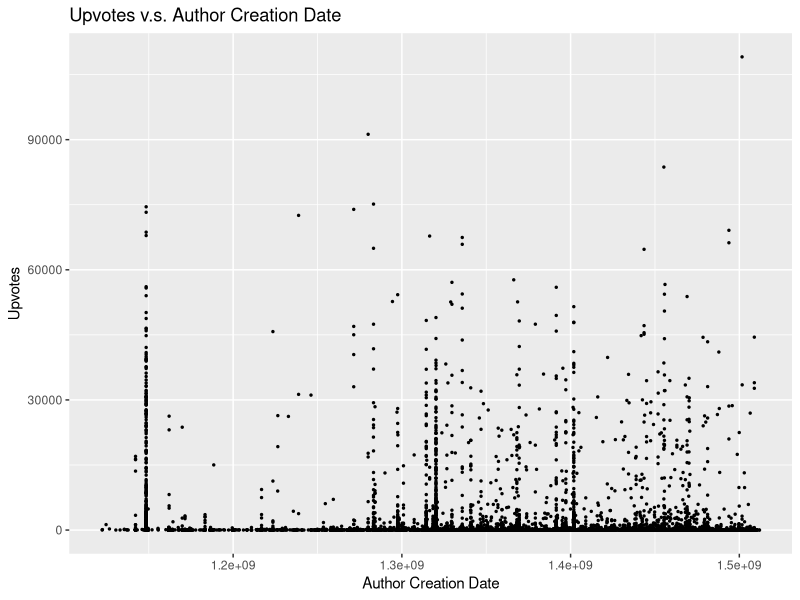
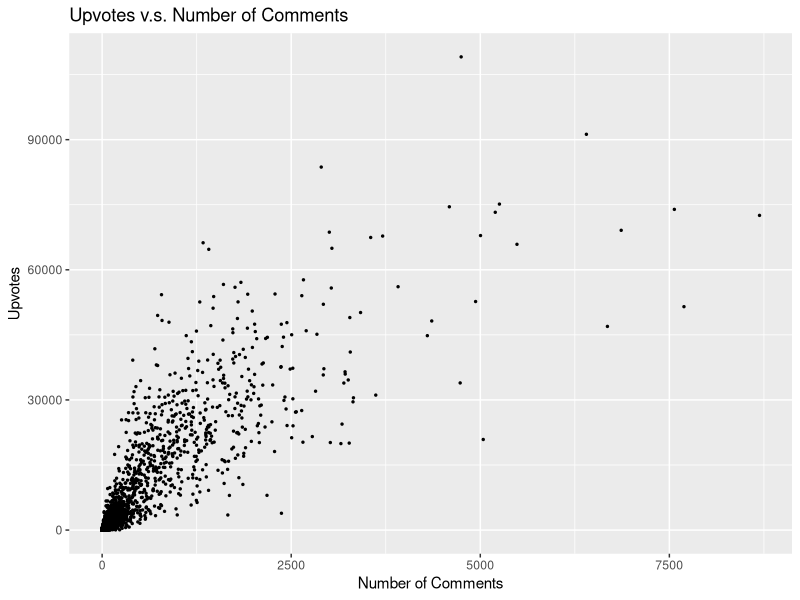
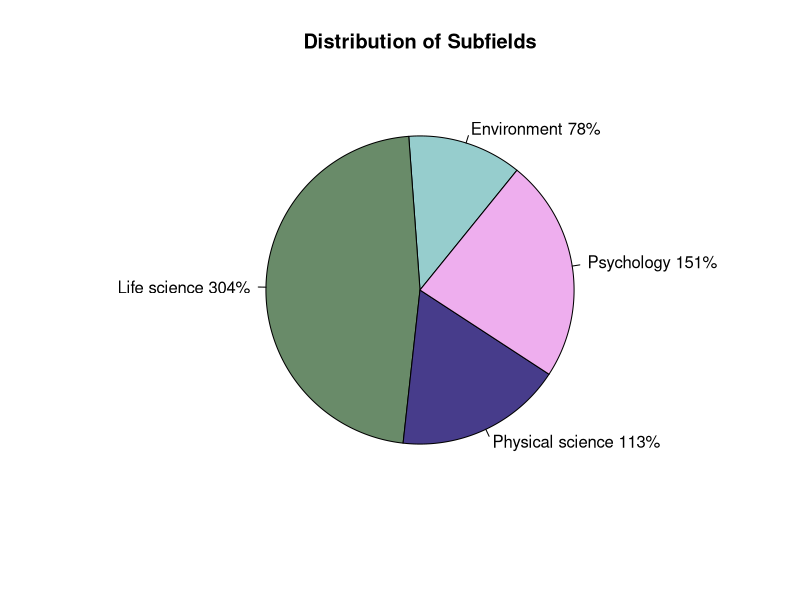

Source code (R) for these figures, in order: (Note: this script raises an error after producing the figures.)
## ---- chunk 1
knitr::opts_chunk$set(echo = TRUE, message=FALSE, warning=FALSE, cache=TRUE, 
                      fig.width=7, fig.height=3, fig.align = "center")
## ---- chunk 2
#Read the reddit data into a dataframe
library(readr)
require(ggplot2)
reddit_df_final1 <- read_csv("reddit_df_final1_sent.csv")
#reddit_df_final2 <- read_csv("reddit_df_final2_sent.csv")
reddit_df_final3 <- read_csv("reddit_df_final3_sent.csv")
#reddit_df_final4 <- read_csv("reddit_df_final4_sent.csv")
reddit_df_final5 <- read_csv("reddit_df_final5_sent.csv")
reddit_df_final6 <- read_csv("reddit_df_final6_sent.csv")
reddit_df_final7 <- read_csv("reddit_df_final7_sent.csv")
reddit_df_final8 <- read_csv("reddit_df_final8_sent.csv")
reddit_df_final9 <- read_csv("reddit_df_final9_sent.csv")

reddit_df <- rbind(reddit_df_final1,reddit_df_final3,reddit_df_final5,reddit_df_final6,reddit_df_final7,reddit_df_final8,reddit_df_final9)
#reddit_df_final2,,reddit_df_final4

#Store a copy of the dataframe for later use
reddit_df_read <- reddit_df
## ---- chunk 3
require(lubridate)
require(dplyr)

#Store all of the POSIX dates into a vector
dates <- as.POSIXct(reddit_df$created_utc,origin = "1970-01-01",tz = "UTC")

#Use lubridate to read y,m,d,h from that vector. Create new columns for these
reddit_df <- reddit_df %>%  
  mutate(post_year = year(dates),post_month = month(dates), post_day = day(dates), post_hour = hour(dates))
## ---- chunk 4
#Create a new column for categorical time of day
#Time ranges: PST 6pm-3am night      3am-10am morning    11am-6pm day
mk_cat_time <- function(h)
{
  ifelse(h>18, "night", ifelse(h>10, "day", ifelse(h>2, "morning", "night")))
}

#Create a new column for categorical time of month
#Time ranges: 1-10 early    11-20 mid    21-31 late
mk_cat_day <- function(d)
{
  ifelse(d>20, "late", ifelse(d>10, "mid", "early"))
}

#Create a new column for categorical time of year
#Time ranges: Dec-Feb: Winter   Mar-May: Spring    Jun-Aug: Summer    Sep-Nov: Fall
mk_cat_month <- function(m)
{
  ifelse(m>11, "Winter", ifelse(m>8, "Fall", ifelse(m>5, "Summer", ifelse(m>2, "Spring", "Winter"))))
}

reddit_df <- reddit_df %>%
  mutate(cat_post_hour = mk_cat_time(post_hour)) %>%
  mutate(cat_post_day = mk_cat_day(post_day)) %>%
  mutate(cat_post_month = mk_cat_month(post_month)) 
## ---- chunk 5
library(stringr)

#Filter by removing the Ask Me Anything (AMA) threads and the subreddit discussion
  #threads since these are not studies. 
reddit_df <- reddit_df %>%
  filter(!str_detect(subfield, " AMA")) %>%
  filter(subfield != "Mathematics") %>%
  group_by(subfield) %>%
  filter(n() > 50)

#Display the remaining subfields
count(reddit_df,subfield)
## ---- chunk 6
#Make a function that sorts fields into "Life Science," "Psychology," "Physical Science," "Environment"
mk_cat_subfield <- function(field)
{
  ifelse(field == "Biology" | field =="Health" | field =="Cancer" | field =="Medicine" | field =="Animal Science" | field =="Paleontology" | field =="Epidemiology", "Life Science", ifelse(field =="Psychology" | field =="Neuroscience" | field =="Social Science" | field =="Anthropology", "Psychology", ifelse(field =="Geology" | field =="Astronomy" | field =="Physics" | field =="Chemistry" | field =="Nanoscience" | field =="Engineering" | field =="Computer Science", "Physical Science", "Environment")))
}
#Apply the function and remove the old column
reddit_df <- reddit_df %>%
  mutate(cat_subfield = mk_cat_subfield(subfield)) %>%
  select(-subfield)

#Turn the new column into a factor for model use
reddit_df$cat_subfield <- factor(reddit_df$cat_subfield)
## ---- chunk 7
subfield_freq = table(reddit_df$cat_subfield)
type_freq_perc = paste(round((subfield_freq/(237+1100+360+497))*100,0), "%",sep="")
type_freq_lab = paste(c("Environment","Life science", "Physical science", "Psychology"), type_freq_perc, sep = " ")
png("subfield_chart.png", width=8, height=6, units="in", res=500)
pie(subfield_freq,labels=type_freq_lab, init.angle = 51, edges = 10000, col = c("paleturquoise3","darkseagreen4","slateblue4","plum2"), main="Distribution of Subfields")
dev.off()
## ---- chunk 8
#Turn all categorical variables into factors
reddit_df$author_flair_binary <- factor(reddit_df$author_flair_binary)
reddit_df$image <- factor(reddit_df$image)
reddit_df$journal_h_index <- factor(reddit_df$journal_h_index)
reddit_df$post_year <- factor(reddit_df$post_year)
reddit_df$cat_post_month <- factor(reddit_df$cat_post_month)
reddit_df$cat_post_hour <- factor(reddit_df$cat_post_hour)
reddit_df$cat_post_day <- factor(reddit_df$cat_post_day)
## ---- chunk 9
acd_plot <- ggplot(data=reddit_df, aes(x=author_created_date, y=upvotes))+
  geom_point(size=0.5) +
  xlab("Author Creation Date")+
  ylab("Upvotes")+
  ggtitle("Upvotes v.s. Author Creation Date")
#ggsave(acd_plot, filename='./acd_plot.png', width=8, height=5)

acd_plot
## ---- chunk 10
nc_plot <- ggplot(data=reddit_df, aes(x=num_comments, y=upvotes))+
  geom_point(size=0.5) +
  xlab("Number of Comments")+
  ylab("Upvotes")+
  ggtitle("Upvotes v.s. Number of Comments")
#ggsave(nc_plot, filename='./nc_plot.png', width=8, height=5)

nc_plot
## ---- chunk 11
#To prepare for model building, we remove unnecessary columns and ones correlated with response
reddit_df <- reddit_df %>%
  select(-X1,-author,-id,-created_utc,-domain,-url,-author_flair,-post_day,-post_hour,-post_month,-num_comments,-gilded,-link_karma,-comment_karma,-title,-X1_1,-author_created_date)
## ---- chunk 12
bef_rm <- nrow(reddit_df)

#Remove missing values
reddit_df <- reddit_df[complete.cases(reddit_df),]
aft_rm <- nrow(reddit_df)

paste("Proportion of rows removed: ",(bef_rm-aft_rm)/bef_rm)
## ---- chunk 13
require(ggplot2)
hist_upvotes <- qplot(log10(reddit_df$upvotes+1),
      geom="histogram",
      binwidth = 0.05,
      main = 'Histogram of Upvotes (Response Variable)',
      xlab = "log(Number of Upvotes)",
      ylab = "Counts",
      fill=I("blue"),
      col=I("red"), 
      alpha=I(.2),
      xlim=c(0,5)) +
  geom_vline(xintercept=3,show_guide=TRUE,linetype="dashed")

hist_upvotes
#ggsave(hist_upvotes, filename='./hist_upvotes.png', width=8, height=5)
## ---- chunk 14
mtl_plot <- ggplot(data=reddit_df, aes(x=mean_title_length, y=upvotes))+
  geom_point(size=0.5) +
  xlab("Average Word Length")+
  ylab("Upvotes")+
  ggtitle("Upvotes v.s. Average Word Length (in Title)")

mtl_plot
#ggsave(mtl_plot, filename='./mtl_plot.png', width=8, height=5)
## ---- chunk 15
tl_plot <- ggplot(data=reddit_df, aes(x=title_len, y=upvotes))+
  geom_point(size=0.5) +
  xlab("Total Title Length")+
  ylab("Upvotes")+
  ggtitle("Upvotes v.s. Total Title Length")
ggsave(tl_plot, filename='./tl_plot.png', width=8, height=5)

tl_plot
## ---- chunk 16
#Create a new column for categorical upvotes
#Ranges: 1000+ high      0+ low
mk_cat_upvotes <- function(upv)
{
  ifelse(upv>1000, "High", "Low")
}
#Apply the function and remove the old column
reddit_df <- reddit_df %>%
  mutate(cat_upvotes = mk_cat_upvotes(upvotes)) %>%
  select(-upvotes)

#Turn the column into a factor
reddit_df$cat_upvotes <- factor(reddit_df$cat_upvotes)
## ---- chunk 17
#Packages required for model building
require(caret)
require(rpart)

#Set the seed for reproducibility
set.seed(47)

#Split the data into test and training, with 80% going to training
inTrain <- createDataPartition(y = reddit_df$cat_upvotes, p=0.80, list=FALSE)
reddit.train <- reddit_df[inTrain,]
reddit.test <- reddit_df[-c(inTrain),]
## ---- chunk 18
#Print the number of observations in each category
sum(reddit.train['cat_upvotes'] == "High")
sum(reddit.train['cat_upvotes'] == "Low")
## ---- chunk 19
### Sample data such that there is a equal number of observations for each category.

#Count the number of high upvotes
num_high_upvote <- sum(reddit.train['cat_upvotes'] == "High")

reddit.train.high <- subset(reddit.train, reddit.train['cat_upvotes'] == "High")
reddit.train.low <- subset(reddit.train, reddit.train['cat_upvotes'] == "Low")

#Select an equal proportion of high and low upvotes
inTrain.low <- createDataPartition(y = reddit.train.low$cat_upvotes, p=num_high_upvote/dim(reddit.train.low)[1], list=FALSE)
reddit.train.low <- reddit.train.low[inTrain.low,]
## ---- chunk 20
### Combine the 2 dataframes into the final training data
reddit.train.final <- rbind(reddit.train.low, reddit.train.high)
## ---- chunk 21
#Check that the numbers are equal.
reddit_df %>% group_by(cat_upvotes) %>% summarize(n())
## ---- chunk 22
#Build the random forest model
set.seed(4747)

rf.reddit <- train(cat_upvotes ~., data=reddit.train.final, method="rf",
                      trControl = trainControl(method="oob"),
                      ntree=1000, tuneGrid = data.frame(mtry=c(3,5,7,9,11)),
                      importance = TRUE,na.action = na.exclude)

rf.reddit$finalModel
## ---- chunk 23
#mean((log(reddit.test$upvotes+1) - predict(rf.reddit, newdata = reddit.test))^2)
confusionMatrix(data=predict(rf.reddit, newdata = reddit.test), reference = reddit.test$cat_upvotes)
## ---- chunk 24
varImp(rf.reddit,scale=FALSE)
## ---- chunk 25
reddit_df_read %>%
  arrange(desc(title_sent)) %>%
  select(title_sent,title) %>%
  head()
## ---- chunk 26
reddit_df_read %>%
  arrange(title_sent) %>%
  select(title_sent,title) %>%
  head()
